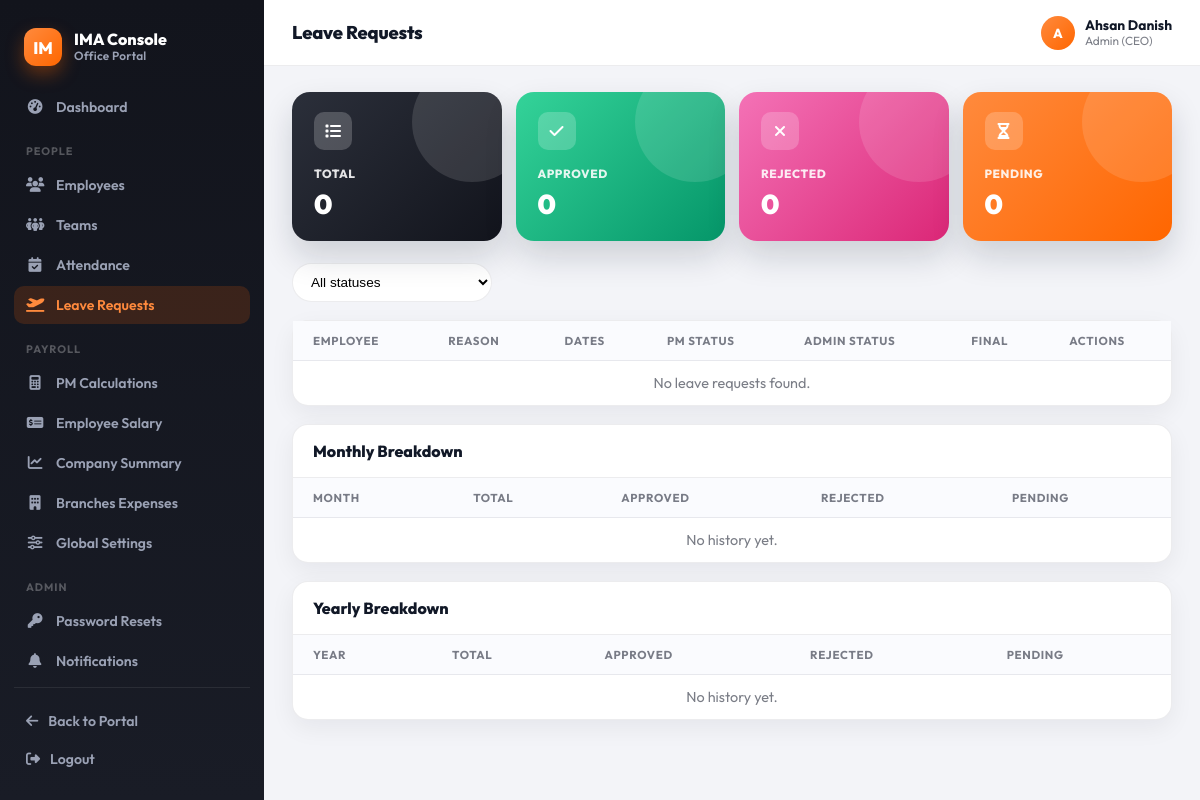
The page /console/leaves/ (signed in) on the database its author committed.
### accounts/models.py (models this page shows, shortened)
class Employee(AbstractBaseUser, PermissionsMixin):
    cnic = models.CharField(max_length=13, unique=True, validators=[cnic_validator])
    email = models.EmailField(unique=True, validators=[email_validator])
    full_name = models.CharField(max_length=120, blank=True, null=True, validators=[alpha_spaces])
    fathers_name = models.CharField(max_length=120, blank=True, null=True, validators=[alpha_spaces])
    date_of_birth = models.DateField(blank=True, null=True)
    gender = models.CharField(max_length=10, choices=[('male','Male'),('female','Female'),('other','Other'),('na','Prefer not to say')], blank=True, null=True)
    marital_status = models.CharField(max_length=10, choices=[('single','Single'),('married','Married'),('divorced','Divorced'),('widowed','Widowed')], blank=True, null=True)
    contact_number = models.CharField(max_length=14, blank=True, null=True)
    residential_address = models.TextField(max_length=250, blank=True, null=True)
    date_of_joining = models.DateField(blank=True, null=True)
    reporting_manager_name = models.CharField(max_length=120, blank=True, null=True, validators=[alpha_spaces])
    department = models.CharField(max_length=10, choices=[('HR','HR'),('IT','IT'),('FIN','Finance'),('OPS','Operations'),('SALES','Sales'),('OTHER','Other')], blank=True, null=True)
    designation = models.CharField(max_length=120, blank=True, null=True)
    employment_type = models.CharField(max_length=2, choices=[('FT','Full-time'),('PT','Part-time'),('CT','Contract'),('IN','Internship')], blank=True, null=True)
    employee_code = models.CharField(max_length=20, unique=True, blank=True, null=True)
    profile_picture = models.ImageField(upload_to=profile_picture_path, validators=[], blank=True, null=True)
    cnic_front = models.ImageField(upload_to=cnic_front_path, validators=[], blank=True, null=True)
    cnic_back = models.ImageField(upload_to=cnic_back_path, validators=[], blank=True, null=True)
    degree_certificate = models.FileField(upload_to=degree_path, validators=[], blank=True, null=True)
    father_cnic = models.ImageField(upload_to=father_cnic_path, validators=[], blank=True, null=True)
    emergency_contact_name = models.CharField(max_length=120, blank=True, null=True)
    emergency_relationship = models.CharField(max_length=10, choices=[('father','Father'),('mother','Mother'),('spouse','Spouse'),('sibling','Sibling'),('friend','Friend'),('other','Other')], blank=True, null=True)
    emergency_contact_number = models.CharField(max_length=14, blank=True, null=True)
    emergency_contact_address = models.TextField(blank=True, null=True)
    blood_group = models.CharField(max_length=3, choices=[('A+','A+'),('A-','A-'),('B+','B+'),('B-','B-'),('O+','O+'),('O-','O-'),('AB+','AB+'),('AB-','AB-')], blank=True, null=True)
    previous_employer = models.TextField(blank=True, null=True)
    special_skills = models.TextField(blank=True, null=True)
    ROLE_CHOICES = [
        ('employee', 'Employee'),
        ('pm', 'Project Manager'),
        ('admin', 'Admin (CEO)'),   # 🔹 added Admin role
    ]
    role = models.CharField(
        max_length=20,
        choices=ROLE_CHOICES,
        default='employee',
        help_text="Role of the employee. Default is 'Employee'."
    )
    is_staff = models.BooleanField(default=False)
    is_active = models.BooleanField(default=False)
    date_joined = models.DateTimeField(auto_now_add=True)
    objects = EmployeeManager()
    USERNAME_FIELD = 'cnic'
    REQUIRED_FIELDS = ['email']
    class Media:
        css = {"all": ("css/admin/accounts.css",)}

### console/views.py (the view, shortened to what this page needs)
# urls.py: path("leaves/", views.leaves_list, name="leaves_list"),
@login_required
@role_required(*STAFF_ROLES)
def leaves_list(request):
    qs = LeaveRequest.objects.select_related("employee").order_by("-created_at")
    if not _is_admin(request):
        qs = qs.filter(employee_id__in=_pm_scope_ids(request.user))
    status = request.GET.get("status")
    filtered_qs = qs.filter(status=status) if status else qs
    totals = qs.aggregate(
        total=Count("id"),
        approved=Count("id", filter=Q(status="Approved")),
        rejected=Count("id", filter=Q(status="Rejected")),
        pending=Count("id", filter=Q(status="Pending")),
    )
    month_rows = []
    monthly = (
        qs.annotate(m=TruncMonth("created_at")).values("m")
        .annotate(
            total=Count("id"), approved=Count("id", filter=Q(status="Approved")),
            rejected=Count("id", filter=Q(status="Rejected")), pending=Count("id", filter=Q(status="Pending")),
        ).order_by("m")
    )
    year_rows = []
    yearly = (
        qs.annotate(y=TruncYear("created_at")).values("y")
        .annotate(
            total=Count("id"), approved=Count("id", filter=Q(status="Approved")),
            rejected=Count("id", filter=Q(status="Rejected")), pending=Count("id", filter=Q(status="Pending")),
        ).order_by("y")
    )
    context = {
        "leaves": filtered_qs, "status": status,
        "summary": totals, "month_rows": month_rows, "year_rows": year_rows,
    }
    return render(request, "console/leaves_list.html", context)

### console/views.py (called while the page is built)
def _is_admin(request):
    return getattr(request.user, "role", None) == "admin"

### console/templates/console/leaves_list.html (shortened to what this page needs)
{% extends "console/base.html" %}
{% block page_title %}Leave Requests{% endblock %}
{% block content %}
<div class="cn-kpi-grid">
  <div class="cn-kpi-tile dark">
    <div class="icon"><i class="fa-solid fa-list"></i></div>
    <div class="label">Total</div>
    <div class="value">{{ summary.total }}</div>
  </div>
  <div class="cn-kpi-tile c2">
    <div class="icon"><i class="fa-solid fa-check"></i></div>
    <div class="label">Approved</div>
    <div class="value">{{ summary.approved }}</div>
  </div>
  <div class="cn-kpi-tile c5">
    <div class="icon"><i class="fa-solid fa-xmark"></i></div>
    <div class="label">Rejected</div>
    <div class="value">{{ summary.rejected }}</div>
  </div>
  <div class="cn-kpi-tile c1">
    <div class="icon"><i class="fa-solid fa-hourglass-half"></i></div>
    <div class="label">Pending</div>
    <div class="value">{{ summary.pending }}</div>
  </div>
</div>
<form class="cn-toolbar" method="get">
  <select name="status" onchange="this.form.submit()">
    <option value="">All statuses</option>
  </select>
</form>
<div class="cn-card" style="margin-bottom:18px;">
  <div class="cn-table-wrap">
    <table class="cn-table">
      <thead><tr><th>Employee</th><th>Reason</th><th>Dates</th><th>PM Status</th><th>Admin Status</th><th>Final</th><th>Actions</th></tr></thead>
      <tbody>
        {% for leave in leaves %}
          <tr>
            <td class="cn-person"><span class="cn-avatar">{{ leave.employee.full_name|default:leave.employee.email|slice:":1"|upper }}</span>{{ leave.employee }}</td>
            <td>{{ leave.reason|truncatechars:40 }}</td>
            <td>{{ leave.start_date }} &rarr; {{ leave.end_date }}</td>
            <td>
              {% if leave.pm_status == "Approved" %}<span class="cn-badge success">{{ leave.pm_status }}</span>
              {% elif leave.pm_status == "Rejected" %}<span class="cn-badge danger">{{ leave.pm_status }}</span>
              {% else %}<span class="cn-badge warning">{{ leave.pm_status }}</span>{% endif %}
            </td>
            <td>
              {% if leave.admin_status == "Approved" %}<span class="cn-badge success">{{ leave.admin_status }}</span>
              {% elif leave.admin_status == "Rejected" %}<span class="cn-badge danger">{{ leave.admin_status }}</span>
              {% else %}<span class="cn-badge warning">{{ leave.admin_status }}</span>{% endif %}
            </td>
            <td>
              {% if leave.status == "Approved" %}<span class="cn-badge success">{{ leave.status }}</span>
              {% elif leave.status == "Rejected" %}<span class="cn-badge danger">{{ leave.status }}</span>
              {% else %}<span class="cn-badge warning">{{ leave.status }}</span>{% endif %}
            </td>
            <td>
              <div class="cn-action-group">
                <form method="post" action="{% url 'console:leave_approve' leave.pk %}">
                  {% csrf_token %}
                  <button class="cn-btn sm primary" type="submit">Approve</button>
                </form>
                <form method="post" action="{% url 'console:leave_reject' leave.pk %}">
                  {% csrf_token %}
                  <button class="cn-btn sm danger" type="submit">Reject</button>
                </form>
              </div>
            </td>
          </tr>
        {% empty %}
          <tr><td colspan="7" class="cn-empty">No leave requests found.</td></tr>
        {% endfor %}
      </tbody>
    </table>
  </div>
</div>
<div class="cn-card" style="margin-bottom:18px;">
  <div class="cn-card-header"><h3>Monthly Breakdown</h3></div>
  <div class="cn-table-wrap">
    <table class="cn-table">
      <thead><tr><th>Month</th><th>Total</th><th>Approved</th><th>Rejected</th><th>Pending</th></tr></thead>
      <tbody>
        {% for row in month_rows %}
          <tr><td>{{ row.label }}</td><td>{{ row.total }}</td><td><span class="cn-badge success">{{ row.approved }}</span></td><td><span class="cn-badge danger">{{ row.rejected }}</span></td><td><span class="cn-badge warning">{{ row.pending }}</span></td></tr>
        {% empty %}
          <tr><td colspan="5" class="cn-empty">No history yet.</td></tr>
        {% endfor %}
      </tbody>
    </table>
  </div>
</div>
<div class="cn-card">
  <div class="cn-card-header"><h3>Yearly Breakdown</h3></div>
  <div class="cn-table-wrap">
    <table class="cn-table">
      <thead><tr><th>Year</th><th>Total</th><th>Approved</th><th>Rejected</th><th>Pending</th></tr></thead>
      <tbody>
        {% for row in year_rows %}
          <tr><td>{{ row.year }}</td><td>{{ row.total }}</td><td><span class="cn-badge success">{{ row.approved }}</span></td><td><span class="cn-badge danger">{{ row.rejected }}</span></td><td><span class="cn-badge warning">{{ row.pending }}</span></td></tr>
        {% empty %}
          <tr><td colspan="5" class="cn-empty">No history yet.</td></tr>
        {% endfor %}
      </tbody>
    </table>
  </div>
</div>
{% endblock %}

### console/templates/console/base.html (shortened to what this page needs)
{% load static %}
<!DOCTYPE html>
<html lang="en">
<head>
  <link rel="stylesheet" href="https://cdnjs.cloudflare.com/ajax/libs/font-awesome/6.4.0/css/all.min.css">
  <link rel="stylesheet" href="{% static 'console/css/console.css' %}">
</head>
<body class="console-body">
  <div class="console-shell">
    <aside class="console-sidebar" id="console-sidebar">
      <div class="console-brand">
        <div class="mark">IM</div>
        <div class="text">
          <div class="title">IMA Console</div>
          <div class="subtitle">Office Portal</div>
        </div>
      </div>
      <nav class="console-nav">
        <a href="{% url 'console:dashboard' %}" class="{% if request.resolver_match.url_name == 'dashboard' %}active{% endif %}">
          <i class="fa-solid fa-gauge-high"></i> Dashboard
        </a>
        <div class="console-nav-label">People</div>
        <a href="{% url 'console:employees_list' %}" class="{% if request.resolver_match.url_name == 'employees_list' or request.resolver_match.url_name == 'employee_detail' %}active{% endif %}">
          <i class="fa-solid fa-users"></i> Employees
        </a>
        <a href="{% url 'console:teams_list' %}" class="{% if 'team' in request.resolver_match.url_name %}active{% endif %}">
          <i class="fa-solid fa-people-group"></i> Teams
        </a>
        <a href="{% url 'console:attendance_list' %}" class="{% if 'attendance' in request.resolver_match.url_name %}active{% endif %}">
          <i class="fa-solid fa-calendar-check"></i> Attendance
        </a>
        <a href="{% url 'console:leaves_list' %}" class="{% if 'leave' in request.resolver_match.url_name %}active{% endif %}">
          <i class="fa-solid fa-plane-departure"></i> Leave Requests
        </a>
        <div class="console-nav-label">Payroll</div>
        {% if request.user.role == "admin" %}
        <a href="{% url 'console:pm_calculations' %}" class="{% if request.resolver_match.url_name == 'pm_calculations' %}active{% endif %}">
          <i class="fa-solid fa-calculator"></i> PM Calculations
        </a>
        {% endif %}
        <a href="{% url 'console:employee_salary' %}" class="{% if request.resolver_match.url_name == 'employee_salary' %}active{% endif %}">
          <i class="fa-solid fa-money-check-dollar"></i> Employee Salary
        </a>
        {% if request.user.role == "admin" %}
        <a href="{% url 'console:company_summary' %}" class="{% if request.resolver_match.url_name == 'company_summary' %}active{% endif %}">
          <i class="fa-solid fa-chart-line"></i> Company Summary
        </a>
        <a href="{% url 'console:branch_expenses' %}" class="{% if request.resolver_match.url_name == 'branch_expenses' %}active{% endif %}">
          <i class="fa-solid fa-building"></i> Branches Expenses
        </a>
        <a href="{% url 'console:global_settings' %}" class="{% if request.resolver_match.url_name == 'global_settings' %}active{% endif %}">
          <i class="fa-solid fa-sliders"></i> Global Settings
        </a>
        <div class="console-nav-label">Admin</div>
        <a href="{% url 'console:password_resets_list' %}" class="{% if request.resolver_match.url_name == 'password_resets_list' %}active{% endif %}">
          <i class="fa-solid fa-key"></i> Password Resets
        </a>
        {% endif %}
        <a href="{% url 'console:notifications_list' %}" class="{% if 'notification' in request.resolver_match.url_name %}active{% endif %}">
          <i class="fa-solid fa-bell"></i> Notifications
        </a>
      </nav>
      <div class="console-sidebar-footer">
        <a href="{% url 'dashboard' %}"><i class="fa-solid fa-arrow-left"></i> Back to Portal</a>
        <a href="{% url 'logout' %}"><i class="fa-solid fa-right-from-bracket"></i> Logout</a>
      </div>
    </aside>
    <div class="console-main">
      <header class="console-topbar">
        <div style="display:flex;align-items:center;gap:12px;">
          <h1>{% block page_title %}Console{% endblock %}</h1>
        </div>
        <div class="console-user">
          <div class="avatar">{{ request.user.full_name|default:request.user.email|slice:":1"|upper }}</div>
          <div class="meta">
            <div class="name">{{ request.user.full_name|default:request.user.email }}</div>
            <div class="role">{{ request.user.get_role_display|default:"Superuser" }}</div>
          </div>
        </div>
      </header>
      <div class="console-content">
        {% block content %}{% endblock %}
      </div>
    </div>
  </div>
</body>
</html>

### rows shown on the page
Employee: user.full_name "A", user.full_name "Ahsan Danish", user.role "Admin (CEO)"

### other values the page prints
{{ summary.total }} "0"
{{ summary.approved }} "0"
{{ summary.rejected }} "0"
{{ summary.pending }} "0"
